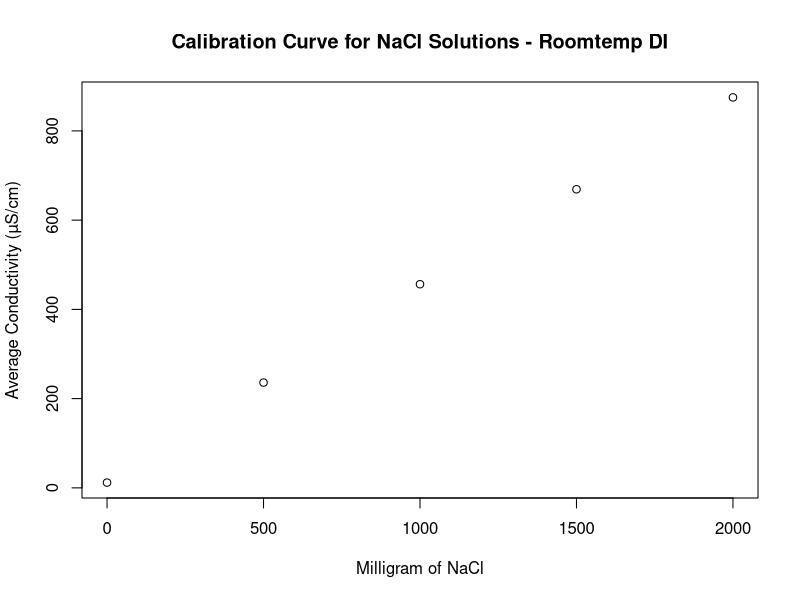
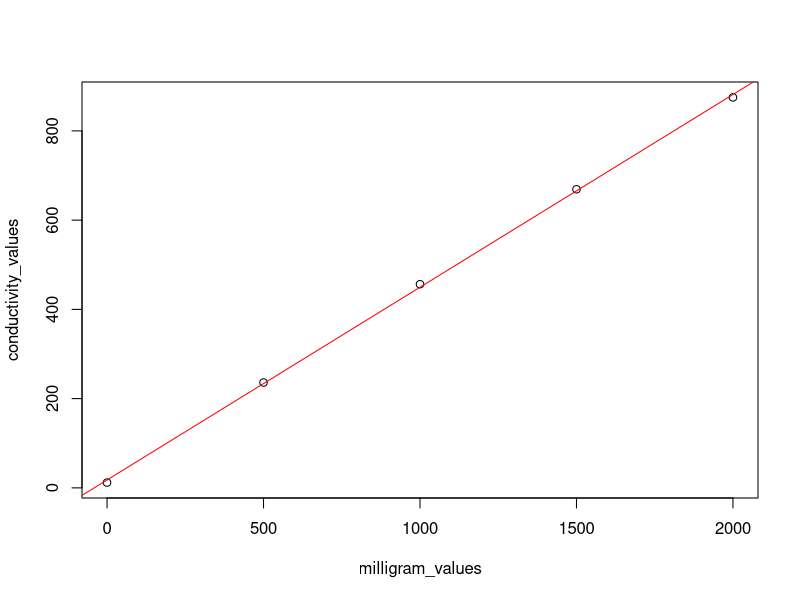

These charts were generated, in order, by the following R code:
## ---- chunk 1
#| output: false
#uncomment any of these that you don't already have installed
#install.packages("tidyverse") 
#install.packages("hms")
#install.packages("pracma")

# Load in the packages
library(tidyverse)
library(hms)
library(pracma)
## ---- chunk 2
#| warning: false
# create a new dataframe by reading in the csv file DI_roomtemp_intervals_test2.csv
cal <- read_csv("DI_roomtemp_intervals_test2.csv", show_col_types = FALSE)

head(cal)
## ---- chunk 3
#| warning: false
#re-read in the csv with better data organization
cal <- read_csv("DI_roomtemp_intervals_test2.csv",
                skip = 1,
                col_select = 2:4,
                show_col_types = FALSE)

head(cal)
## ---- chunk 4
#Clean up column names
colnames(cal)[1] <- "time"
colnames(cal)[2] <- "conductivity_muS_cm"
colnames(cal)[3] <- "temperature_C"

head(cal)
## ---- chunk 5
str(cal)
## ---- chunk 6
# convert time column to datetime
cal$time <- as.POSIXct(cal$time, format = "%m/%d/%y %I:%M:%S %p")
cal$time_only <- as_hms(cal$time)
## ---- chunk 7
summary(cal)
## ---- chunk 8
str(cal)
## ---- chunk 9
#calculate average conductivity from 11:34 to 11:38
# this is 0 g added salt
cal_subset <- cal[
  cal$time_only >= as_hms("11:34:00") & 
  cal$time_only <= as_hms("11:38:00"), ]
avg_0g <- mean(cal_subset$conductivity_muS_cm, na.rm = TRUE)
## ---- chunk 10
#repeat for 11:43 to 11:46
#this is 0.5 g of added salt
cal_subset <- cal[
  cal$time_only >= as_hms("11:43:00") & 
  cal$time_only <= as_hms("11:46:00"), ]
avg_500mg <- mean(cal_subset$conductivity_muS_cm, na.rm = TRUE)
## ---- chunk 11
#repeat for 11:50 to 11:53
#this is 1.0 g of added salt
cal_subset <- cal[
  cal$time_only >= as_hms("11:50:00") & 
  cal$time_only <= as_hms("11:53:00"), ]
avg_1000mg <- mean(cal_subset$conductivity_muS_cm, na.rm = TRUE)
## ---- chunk 12
#repeat for 11:56 to 11:59
#this is 1.5 g of added salt
cal_subset <- cal[
  cal$time_only >= as_hms("11:56:00") & 
  cal$time_only <= as_hms("11:59:00"), ]
avg_1500mg <- mean(cal_subset$conductivity_muS_cm, na.rm = TRUE)
## ---- chunk 13
# repeat for 12:02 to 12:05
#this is 2.0 g of added salt
cal_subset <- cal[
  cal$time_only >= as_hms("12:02:00") & 
  cal$time_only <= as_hms("12:05:00"), ]
avg_2000mg <- mean(cal_subset$conductivity_muS_cm, na.rm = TRUE)
## ---- chunk 14
print(avg_0g)
print(avg_500mg)
print(avg_1000mg)
print(avg_1500mg)
print(avg_2000mg)
## ---- chunk 15
milligram_values <- c(0, 500, 1000, 1500, 2000) #put the salt values into a list
conductivity_values <- c(avg_0g, avg_500mg, avg_1000mg, avg_1500mg, avg_2000mg) #use the average conductivity values we generated earlier and put them into a list
plot(milligram_values, conductivity_values, #use plot() since we are just working with basic x and y variables that are not in the same dataframe
     xlab = "Milligram of NaCl", 
     ylab = "Average Conductivity (µS/cm)",
     main = "Calibration Curve for NaCl Solutions - Roomtemp DI")
## ---- chunk 16
#Linear regression for data
plot(milligram_values, conductivity_values)
model <- lm(conductivity_values ~ milligram_values)
abline(model, col = "red")
## ---- chunk 17
coef(model)
## ---- chunk 18
#pull out slope and intercept
slope <- coef(model)[2] #pulls out just slope
intercept <- coef(model)[1] #pulls out just intercept
## ---- chunk 19
summary(model)
## ---- chunk 20
print(slope)
print(intercept)
## ---- chunk 21
#display slope and intercept
cat("Slope:", slope, "\n")
cat("Intercept:", intercept, "\n")
